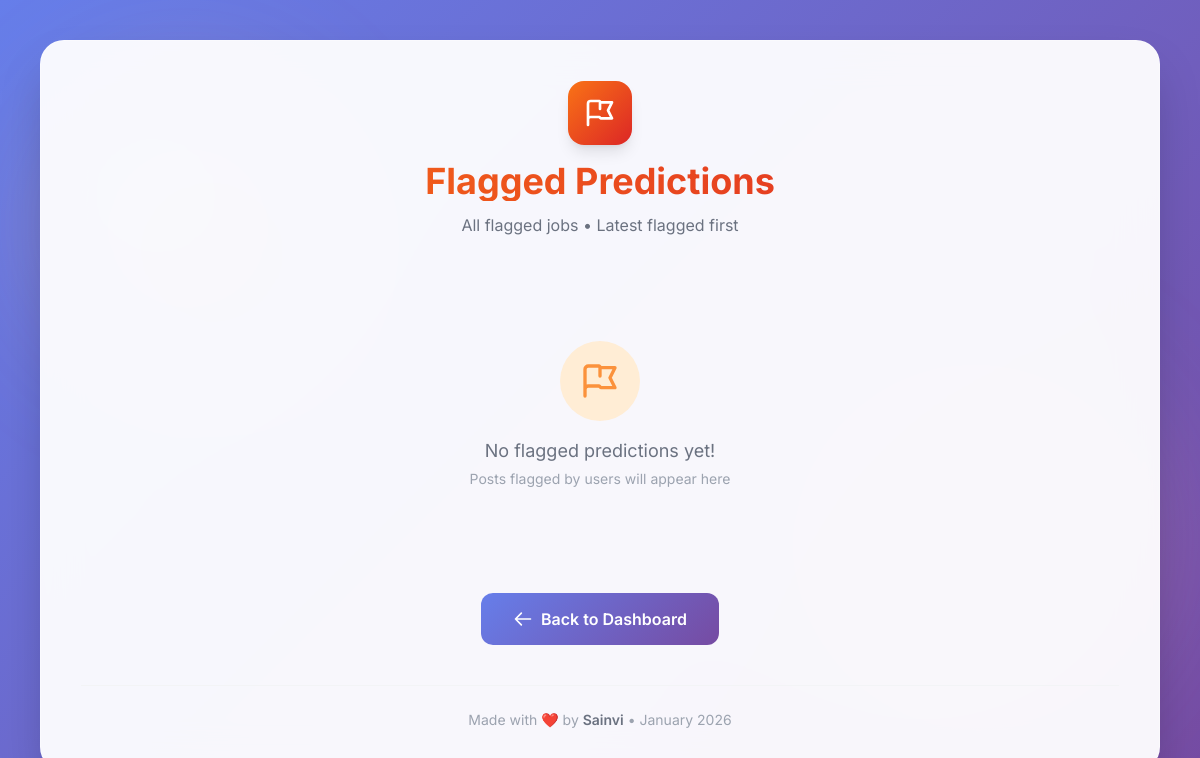
Before: /flagged (signed in) with the older database file.
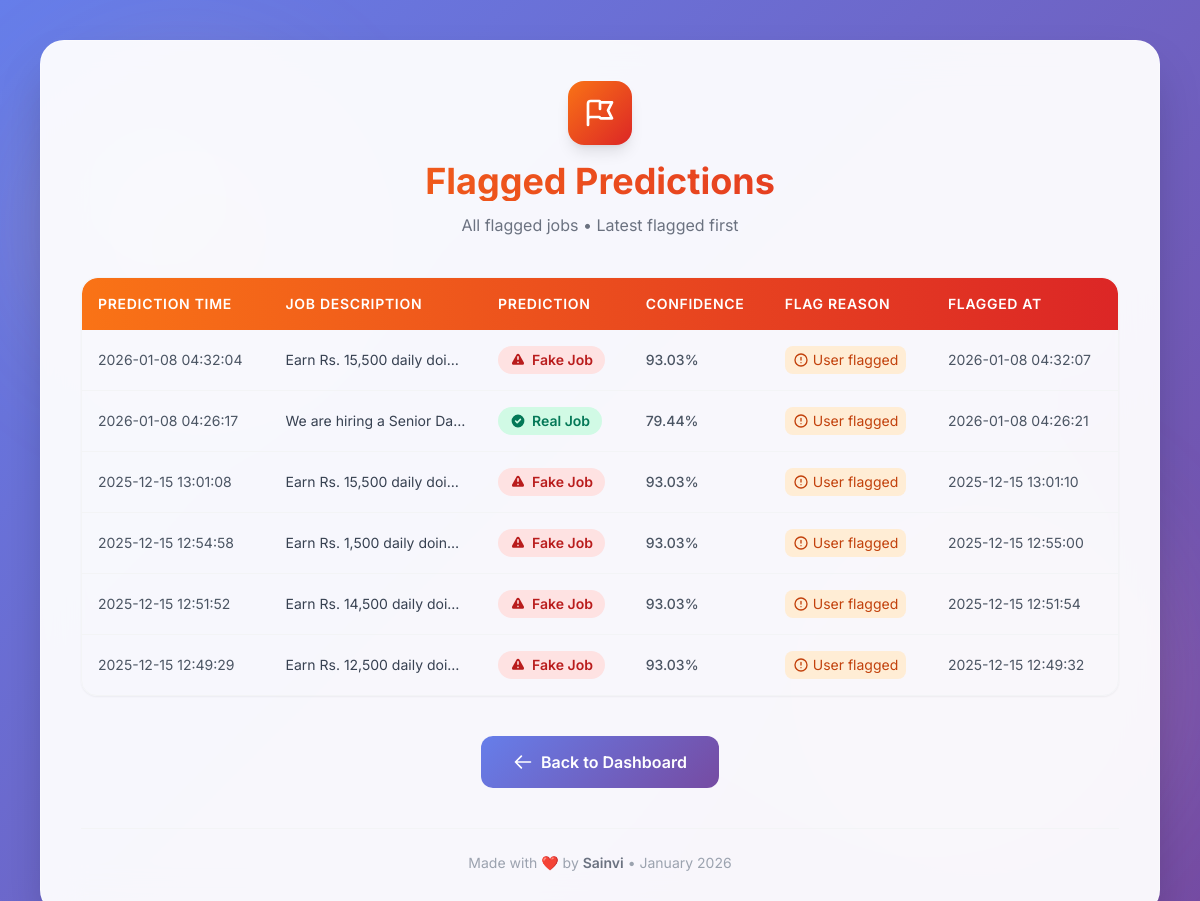
After: the same page with the newer database file.
### tables this page shows
CREATE TABLE flagged (
                id INTEGER PRIMARY KEY AUTOINCREMENT,
                prediction_id INTEGER,
                reason TEXT DEFAULT 'User flagged',
                timestamp DATETIME DEFAULT CURRENT_TIMESTAMP
            );

CREATE TABLE predictions (
                id INTEGER PRIMARY KEY AUTOINCREMENT,
                job_description TEXT,
                prediction TEXT,
                confidence REAL,
                timestamp DATETIME DEFAULT CURRENT_TIMESTAMP
            );

### app.py (the view)
@app.route('/flagged')
def flagged():
    if not session.get('admin'):
        return redirect('/admin_login')
    with sqlite3.connect(DB_NAME) as conn:
        conn.row_factory = sqlite3.Row
        cur = conn.cursor()
        cur.execute("""
            SELECT p.id, p.job_description, p.prediction, p.confidence, p.timestamp, f.reason, f.timestamp as flag_time
            FROM flagged f JOIN predictions p ON f.prediction_id = p.id
            ORDER BY f.timestamp DESC
        """)
        rows = cur.fetchall()
    return render_template('flagged.html', rows=rows)

### templates/flagged.html (shortened to what this page needs)
<!DOCTYPE html>
<html lang="en">
  <head>
    <script src="https://cdn.tailwindcss.com"></script>
  </head>
  <body class="min-h-screen p-4 sm:p-6 lg:p-10">
    <div class="fixed inset-0 overflow-hidden pointer-events-none">
    </div>
    <div class="relative max-w-6xl mx-auto">
      <div class="glass-card rounded-3xl shadow-2xl p-6 sm:p-10">
        <div class="text-center mb-10">
          <div
            class="inline-flex items-center justify-center w-16 h-16 rounded-2xl bg-gradient-to-br from-orange-500 to-red-600 shadow-lg mb-4"
          >
            <svg
              class="w-8 h-8 text-white"
              fill="none"
              stroke="currentColor"
              viewBox="0 0 24 24"
            >
              <path
                stroke-linecap="round"
                stroke-linejoin="round"
                stroke-width="2"
                d="M3 21v-4m0 0V5a2 2 0 012-2h6.5l1 1H21l-3 6 3 6h-8.5l-1-1H5a2 2 0 00-2 2zm9-13.5V9"
              ></path>
            </svg>
          </div>
          <h1
            class="text-3xl sm:text-4xl font-bold text-transparent bg-clip-text bg-gradient-to-r from-orange-500 to-red-600 mb-3"
          >
          </h1>
          <p class="text-gray-500">All flagged jobs • Latest flagged first</p>
        </div>
        {% if rows %}
        <div
          class="overflow-x-auto rounded-2xl border border-gray-100 shadow-sm"
        >
          <table class="w-full">
            <thead>
              <tr
                class="bg-gradient-to-r from-orange-500 to-red-600 text-white"
              >
                <th
                  class="px-4 py-4 text-left font-semibold text-sm uppercase tracking-wider rounded-tl-2xl"
                >
                  Prediction Time
                </th>
                <th
                  class="px-4 py-4 text-left font-semibold text-sm uppercase tracking-wider"
                >
                  Job Description
                </th>
                <th
                  class="px-4 py-4 text-left font-semibold text-sm uppercase tracking-wider"
                >
                  Prediction
                </th>
                <th
                  class="px-4 py-4 text-left font-semibold text-sm uppercase tracking-wider"
                >
                  Confidence
                </th>
                <th
                  class="px-4 py-4 text-left font-semibold text-sm uppercase tracking-wider"
                >
                  Flag Reason
                </th>
                <th
                  class="px-4 py-4 text-left font-semibold text-sm uppercase tracking-wider rounded-tr-2xl"
                >
                  Flagged At
                </th>
              </tr>
            </thead>
            <tbody class="divide-y divide-gray-100">
              {% for row in rows %}
              <tr class="table-row-hover transition-colors duration-200">
                <td class="px-4 py-4 text-gray-600 text-sm whitespace-nowrap">
                  {{ row.timestamp }}
                </td>
                <td
                  class="px-4 py-4 text-gray-700 text-sm max-w-[200px] truncate"
                >
                  {{ row.job_description[:120] }}...
                </td>
                <td class="px-4 py-4">
                  <span
                    class="inline-flex items-center gap-1.5 px-3 py-1 rounded-full text-sm font-semibold {{ 'bg-red-100 text-red-700' if 'Fake' in row.prediction else 'bg-emerald-100 text-emerald-700' }}"
                  >
                    {% if 'Fake' in row.prediction %}
                    <svg
                      class="w-4 h-4"
                      fill="currentColor"
                      viewBox="0 0 20 20"
                    >
                      <path
                        fill-rule="evenodd"
                        d="M8.257 3.099c.765-1.36 2.722-1.36 3.486 0l5.58 9.92c.75 1.334-.213 2.98-1.742 2.98H4.42c-1.53 0-2.493-1.646-1.743-2.98l5.58-9.92zM11 13a1 1 0 11-2 0 1 1 0 012 0zm-1-8a1 1 0 00-1 1v3a1 1 0 002 0V6a1 1 0 00-1-1z"
                        clip-rule="evenodd"
                      ></path>
                    </svg>
                    {% else %}
                    <svg
                      class="w-4 h-4"
                      fill="currentColor"
                      viewBox="0 0 20 20"
                    >
                      <path
                        fill-rule="evenodd"
                        d="M10 18a8 8 0 100-16 8 8 0 000 16zm3.707-9.293a1 1 0 00-1.414-1.414L9 10.586 7.707 9.293a1 1 0 00-1.414 1.414l2 2a1 1 0 001.414 0l4-4z"
                        clip-rule="evenodd"
                      ></path>
                    </svg>
                    {% endif %} {{ row.prediction }}
                  </span>
                </td>
                <td class="px-4 py-4 text-gray-600 font-medium text-sm">
                  {{ "%.2f"|format(row.confidence) }}%
                </td>
                <td class="px-4 py-4">
                  <span
                    class="inline-flex items-center gap-1 px-2 py-1 rounded-lg bg-orange-100 text-orange-700 text-sm"
                  >
                    <svg
                      class="w-4 h-4"
                      fill="none"
                      stroke="currentColor"
                      viewBox="0 0 24 24"
                    >
                      <path
                        stroke-linecap="round"
                        stroke-linejoin="round"
                        stroke-width="2"
                        d="M12 8v4m0 4h.01M21 12a9 9 0 11-18 0 9 9 0 0118 0z"
                      ></path>
                    </svg>
                    {{ row.reason }}
                  </span>
                </td>
                <td class="px-4 py-4 text-gray-600 text-sm whitespace-nowrap">
                  {{ row.flag_time }}
                </td>
              </tr>
              {% endfor %}
            </tbody>
          </table>
        </div>
        {% else %}
        <div class="text-center py-16">
          <div
            class="inline-flex items-center justify-center w-20 h-20 rounded-full bg-orange-100 mb-4"
          >
            <svg
              class="w-10 h-10 text-orange-400"
              fill="none"
              stroke="currentColor"
              viewBox="0 0 24 24"
            >
              <path
                stroke-linecap="round"
                stroke-linejoin="round"
                stroke-width="2"
                d="M3 21v-4m0 0V5a2 2 0 012-2h6.5l1 1H21l-3 6 3 6h-8.5l-1-1H5a2 2 0 00-2 2zm9-13.5V9"
              ></path>
            </svg>
          </div>
          <p class="text-gray-500 text-lg">No flagged predictions yet!</p>
          <p class="text-gray-400 text-sm mt-1">
            Posts flagged by users will appear here
          </p>
        </div>
        {% endif %}
        <div class="text-center mt-10">
          <a
            href="/admin_dashboard"
            class="inline-flex items-center justify-center gap-2 btn-gradient text-white px-8 py-3.5 rounded-xl font-semibold"
          >
            <svg
              class="w-5 h-5"
              fill="none"
              stroke="currentColor"
              viewBox="0 0 24 24"
            >
              <path
                stroke-linecap="round"
                stroke-linejoin="round"
                stroke-width="2"
                d="M10 19l-7-7m0 0l7-7m-7 7h18"
              ></path>
            </svg>
            Back to Dashboard
          </a>
        </div>
        <footer class="text-center mt-10 pt-6 border-t border-gray-100">
          <p class="text-gray-400 text-sm">
            Made with <span class="text-red-400">❤️</span> by
            <span class="font-semibold text-gray-500">Sainvi</span> • January
            2026
          </p>
        </footer>
      </div>
    </div>
  </body>
</html>

### templates/flagged.html (style rules this page uses)
body { font-family: "Inter", sans-serif; background: linear-gradient(135deg, #667eea 0%, #764ba2 100%); background-attachment: fixed; }
.glass-card { background: rgba(255, 255, 255, 0.95); backdrop-filter: blur(20px); -webkit-backdrop-filter: blur(20px); border: 1px solid rgba(255, 255, 255, 0.3); }
.btn-gradient { background: linear-gradient(135deg, #667eea 0%, #764ba2 100%); transition: all 0.3s ease; }

Changed rows visible on the page:
added flagged: timestamp "2026-01-08 04:32:04", job_description "Earn Rs. 15,500 daily doi…", prediction "Fake Job", reason "User flagged", flag_time "2026-01-08 04:32:07"
added predictions: confidence "93.03"
added flagged: timestamp "2026-01-08 04:26:17", job_description "We are hiring a Senior Da…", prediction "Real Job", reason "User flagged", flag_time "2026-01-08 04:26:21"
added predictions: confidence "79.44"
added flagged: timestamp "2025-12-15 13:01:08", job_description "Earn Rs. 15,500 daily doi…", prediction "Fake Job", reason "User flagged", flag_time "2025-12-15 13:01:10"
added predictions: confidence "93.03"
added flagged: timestamp "2025-12-15 12:54:58", job_description "Earn Rs. 1,500 daily doin…", prediction "Fake Job", reason "User flagged", flag_time "2025-12-15 12:55:00"
added predictions: confidence "93.03"
added flagged: timestamp "2025-12-15 12:51:52", job_description "Earn Rs. 14,500 daily doi…", prediction "Fake Job", reason "User flagged", flag_time "2025-12-15 12:51:54"
added predictions: confidence "93.03"
added flagged: timestamp "2025-12-15 12:49:29", job_description "Earn Rs. 12,500 daily doi…", prediction "Fake Job", reason "User flagged", flag_time "2025-12-15 12:49:32"
added predictions: confidence "93.03"
Other visible differences:
text no longer shown: "No flagged predictions yet! Posts flagged by users will appear here"
text now shown: "PREDICTION TIME JOB DESCRIPTION PREDICTION CONFIDENCE FLAG REASON FLAGGED AT"
